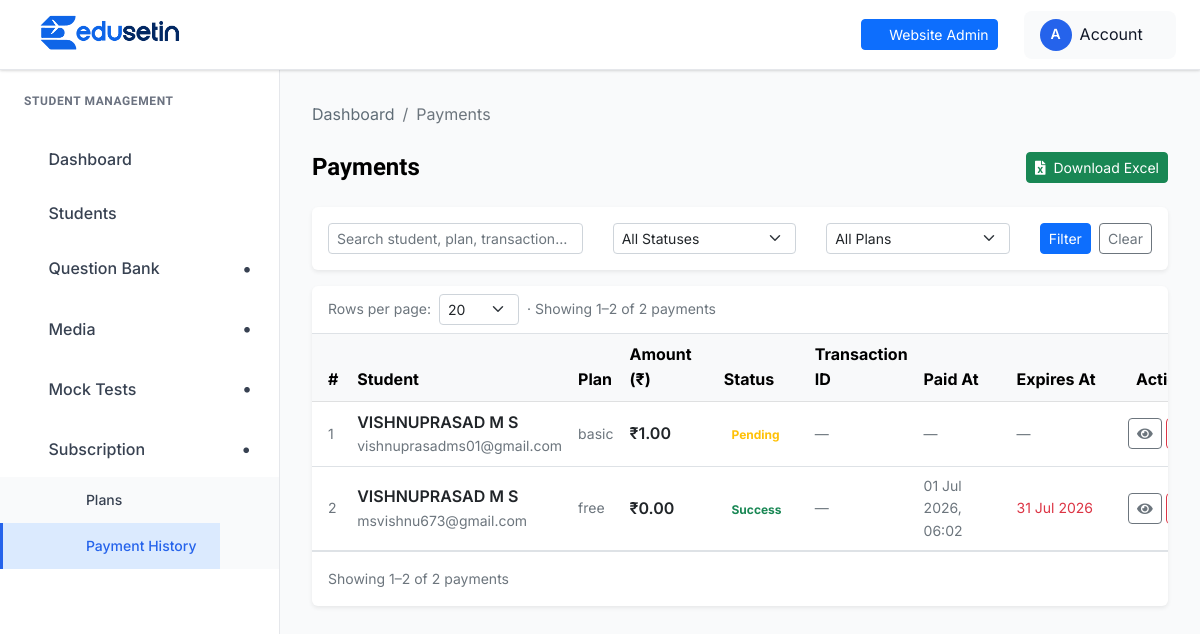
/student-management/payments/ (signed in), run on an earlier commit of the app's database.
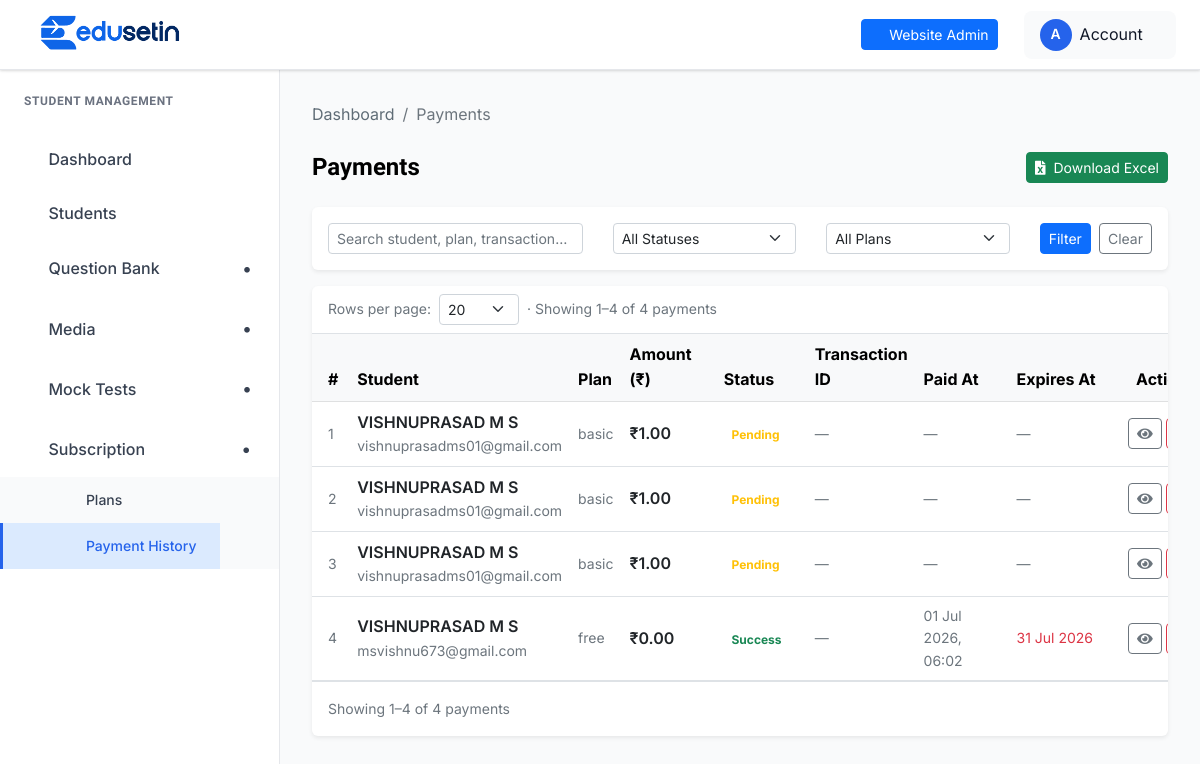
And on a later commit of the database.
### student_management/models.py (models this page shows, shortened)
class Payment(models.Model):
    STATUS_PENDING  = "pending"
    STATUS_SUCCESS  = "success"
    STATUS_FAILED   = "failed"
    STATUS_CHOICES = [
        (STATUS_PENDING, "Pending"),
        (STATUS_SUCCESS, "Success"),
        (STATUS_FAILED,  "Failed"),
    ]
    student = models.ForeignKey(
        "student_portal.Student",
        on_delete=models.CASCADE,
        related_name="payments",
    )
    plan = models.ForeignKey(
        "SubscriptionPlan",
        on_delete=models.PROTECT,
        related_name="payments",
    )
    amount           = models.DecimalField(max_digits=8, decimal_places=2, validators=[MinValueValidator(0)])
    status           = models.CharField(max_length=20, choices=STATUS_CHOICES, default=STATUS_PENDING)
    transaction_id   = models.CharField(max_length=200, blank=True, db_index=True)
    reference_number = models.UUIDField(default=uuid.uuid4, unique=True, editable=False)
    paid_at    = models.DateTimeField(null=True, blank=True)
    expires_at = models.DateTimeField(null=True, blank=True)
    created_at = models.DateTimeField(auto_now_add=True)
    razorpay_order_id = models.CharField(max_length=100, blank=True, null=True)
    razorpay_payment_id = models.CharField(max_length=100, blank=True, null=True)
    razorpay_signature = models.CharField(max_length=255, blank=True, null=True)
    class Meta:
        ordering = ["-created_at"]

class SubscriptionPlan(models.Model):
    uuid = models.UUIDField(default=uuid.uuid4, editable=False, unique=True, db_index=True)
    name = models.CharField(max_length=200, unique=True)
    description = models.TextField(blank=True, null=True)
    price = models.DecimalField(
        max_digits=8,
        decimal_places=2,
        validators=[MinValueValidator(0)],
    )
    duration_days = models.PositiveIntegerField(
        default=30,
        validators=[MinValueValidator(1)],
        help_text="Validity period in days (e.g. 30, 90, 365).",
    )
    subjects = models.ManyToManyField(
        Subject,
        blank=True,
        related_name="subscription_plans",
    )
    submodules = models.ManyToManyField(
        SubModule,
        blank=True,
        related_name="subscription_plans",
    )
    exams = models.ManyToManyField(
        Exam,
        blank=True,
        related_name="subscription_plans",
    )
    is_active = models.BooleanField(default=True)
    created_at = models.DateTimeField(auto_now_add=True)
    updated_at = models.DateTimeField(auto_now=True)
    class Meta:
        ordering = ["price"]

### student_portal/models.py (models this page shows, shortened)
class Student(models.Model):
    user = models.OneToOneField(
        User,
        on_delete=models.CASCADE
    )
    full_name = models.CharField(
        max_length=255
    )
    phone_number = models.CharField(max_length=15, null=True, blank=True)
    is_active = models.BooleanField(
        default=True
    )
    profile_image = models.ImageField(
        upload_to='student_profiles/',
        null=True,
        blank=True
    )
    created_at = models.DateTimeField(
        auto_now_add=True
    )

### student_management/views.py (the view)
# urls.py: path("payments/",                        views.payment_list,          name="payment_list"),
@admin_login_required
def payment_list(request):
    payments = Payment.objects.select_related('student', 'plan').order_by('-created_at')
    search    = request.GET.get('search', '').strip()
    status    = request.GET.get('status', '').strip()
    plan_id   = request.GET.get('plan', '').strip()
    if search:
        payments = payments.filter(
            Q(student__full_name__icontains=search) |
            Q(plan__name__icontains=search) |
            Q(transaction_id__icontains=search)
        )
    if status:
        payments = payments.filter(status=status)
    if plan_id:
        payments = payments.filter(plan_id=plan_id)
    plans = SubscriptionPlan.objects.filter(is_active=True).order_by('name')
    return render(request, 'student_management/payment_list.html', {
        'payments': payments,
        'plans': plans,
        'search': search,
        'selected_status': status,
        'selected_plan': plan_id,
        'status_choices': Payment.STATUS_CHOICES,
    })

### templates/student_management/payment_list.html (shortened to what the changed rows need)
{% extends "student_management/base.html" %}
{% block content %}
<div class="dashboard__form__wraper">
    <div class="card shadow-sm border-0">
        <div class="card-body p-0">
            {% if payments %}
            <div class="d-flex justify-content-between align-items-center px-3 py-2 border-bottom flex-wrap gap-2">
                <div class="d-flex align-items-center gap-2">
                    <label for="perPageSelectTop" class="text-muted small mb-0 text-nowrap">Rows per page:</label>
                    <select id="perPageSelectTop" class="form-select form-select-sm" style="width:80px;">
                        <option value="20" selected>20</option>
                    </select>
                    <span class="text-muted small mb-0 text-nowrap" id="paginationInfoTop"></span>
                </div>
            </div>
            <div class="table-responsive">
                <table class="table table-hover align-middle mb-0" id="paymentsTable" style="min-width: 900px;">
                    <thead class="table-light">
                        <tr>
                            <th class="ps-3" style="width:40px">#</th>
                            <th>Student</th>
                            <th>Plan</th>
                            <th style="width:110px">Amount (₹)</th>
                            <th style="width:100px">Status</th>
                            <th>Transaction ID</th>
                            <th style="width:130px">Paid At</th>
                            <th style="width:130px">Expires At</th>
                            <th class="text-end pe-3" style="width:110px">Actions</th>
                        </tr>
                    </thead>
                    <tbody>
                        {% for payment in payments %}
                        <tr
                            data-student="{{ payment.student.full_name }}"
                            data-email="{{ payment.student.user.email }}"
                            data-plan="{{ payment.plan.name }}"
                            data-amount="{{ payment.amount }}"
                            data-status="{{ payment.status }}"
                            data-txn="{{ payment.transaction_id|default:'' }}"
                            data-paid="{{ payment.paid_at|date:'d M Y, H:i'|default:'' }}"
                            data-expires="{{ payment.expires_at|date:'d M Y'|default:'' }}"
                        >
                            <td class="ps-3 text-muted small">{{ forloop.counter }}</td>
                            <td>
                                <span class="fw-semibold">{{ payment.student.full_name }}</span>
                                <div class="text-muted small">{{ payment.student.user.email }}</div>
                            </td>
                            <td class="text-muted small">{{ payment.plan.name }}</td>
                            <td class="fw-semibold">₹{{ payment.amount }}</td>
                            <td>
                                {% if payment.status == 'success' %}
                                    <span class="badge bg-success-subtle text-success">Success</span>
                                {% elif payment.status == 'pending' %}
                                    <span class="badge bg-warning-subtle text-warning">Pending</span>
                                {% else %}
                                    <span class="badge bg-danger-subtle text-danger">Failed</span>
                                {% endif %}
                            </td>
                            <td class="text-muted small">{{ payment.transaction_id|default:"—" }}</td>
                            <td class="text-muted small">{{ payment.paid_at|date:"d M Y, H:i"|default:"—" }}</td>
                            <td class="text-muted small">
                                {% if payment.expires_at %}
                                    {% if payment.is_active %}
                                        <span class="text-success">{{ payment.expires_at|date:"d M Y" }}</span>
                                    {% else %}
                                        <span class="text-danger">{{ payment.expires_at|date:"d M Y" }}</span>
                                    {% endif %}
                                {% else %}—{% endif %}
                            </td>
                            <td class="text-end pe-3">
                                <div class="d-flex gap-1 justify-content-end">
                                    <a href="{% url 'student_management:payment_detail' payment.id %}"
                                       class="btn btn-outline-secondary btn-sm" title="View">
                                        <i class="fas fa-eye"></i>
                                    </a>
                                    <button type="button"
                                            class="btn btn-outline-danger btn-sm"
                                            title="Delete"
                                            data-bs-toggle="modal"
                                            data-bs-target="#deleteModal"
                                            data-payment-id="{{ payment.id }}"
                                            data-student-name="{{ payment.student.full_name }}"
                                            data-amount="₹{{ payment.amount }}"
                                            data-plan="{{ payment.plan.name }}">
                                    </button>
                                </div>
                            </td>
                        </tr>
                        {% endfor %}
                    </tbody>
                </table>
            </div>
            <div class="d-flex justify-content-between align-items-center px-3 py-3 border-top flex-wrap gap-2">
                <span class="text-muted small" id="paginationInfoBottom"></span>
            </div>
            {% else %}
            <div class="text-center py-5 text-muted">
                <i class="fas fa-receipt fa-2x mb-3 d-block"></i>
                No payments found.
            </div>
            {% endif %}
        </div>
    </div>
</div>
{% endblock %}

What changed in the data, as far as the page shows it:
added Payment: student.full_name "VISHNUPRASAD M S", student.user.email "vishnuprasadms01@gmail.com", plan.name "basic", amount "1.00", status "Pending", transaction_id "—", paid_at "—"
added Payment: student.full_name "VISHNUPRASAD M S", student.user.email "vishnuprasadms01@gmail.com", plan.name "basic", amount "1.00", status "Pending", transaction_id "—", paid_at "—"
Also different on the page:
text written by a page script: "· Showing 1–2 of 2 payments" → "· Showing 1–4 of 4 payments"
text written by a page script: "Showing 1–2 of 2 payments" → "Showing 1–4 of 4 payments"
